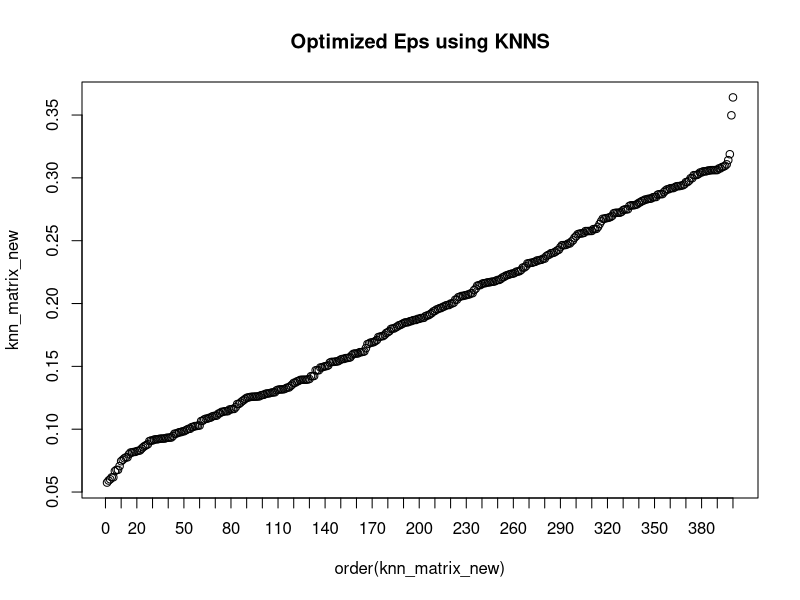

Write the R code that produced this figure. (Note: this script raises an error after producing the figure.)
#####################################################
######## Simulated Dataset 2: Spiral Data ###########
#####################################################

library(mlbench)
library(dbscan)
library(kernlab)
library(matrixStats)

set.seed(120)
spiralData <- mlbench.spirals(n = 400, cycles = 2.5, sd = 0.025)

# Finding optimal eps value for dbscan
knn_matrix <- kNN(spiralData$x,4)
knn_matrix_new <- sort(knn_matrix$dist[,4])
plot(order(knn_matrix_new),knn_matrix_new,main="Optimized Eps using KNNS", xaxt = 'n')
axis(1, at = seq(0, 400, by = 10))

# There is no obvious elbow point but we can approximate our optimal eps = 0.22
knn_matrix_new[255]

# We are calculating the run time of each algorithm on spiral data.
start_time_spec <- Sys.time()
spec_spirals <- specc(spiralData$x, centers = 2)
end_time_spec <- Sys.time()

start_time_kmeans <- Sys.time()
kmean_spirals <- kmeans(spiralData$x, centers = 2, nstart = 50)
end_time_kmeans <- Sys.time()

start_time_dbscan <- Sys.time()
dbscan_spirals <- dbscan::dbscan(spiralData$x, eps = 0.22, minPts = 4)
end_time_dbscan <- Sys.time()

# Creating a table with run time results
spiral_timed_matrix <- matrix(0,1,3)
spiral_timed_matrix[1,1] <- round(end_time_spec - start_time_spec, digits = 4)
spiral_timed_matrix[1,2] <- round(end_time_kmeans - start_time_kmeans, digits = 4)
spiral_timed_matrix[1,3] <- round(end_time_dbscan - start_time_dbscan, digits = 4)
colnames(spiral_timed_matrix) <- c("Spectral", "K-means", "DBSCAN")


# We can repeat the simulation 20 times to find the means and standard deviations
# of the three indices.

ARI_matrix <- matrix(0,20,3)
JAC_matrix <- matrix(0,20,3)
FM_matrix <- matrix(0,20,3)

colnames(ARI_matrix) <- c("spectral", "kmeans", "dbscan")
colnames(JAC_matrix) <- c("spectral", "kmeans", "dbscan")
colnames(FM_matrix) <- c("spectral", "kmeans", "dbscan")

set.seed(120)
for(i in 1:20)
{
  spiralData <- mlbench.spirals(n = 400, cycles = 2.5, sd = 0.025)
  spec_spirals <- specc(spiralData$x, centers = 2)
  kmean_spirals <- kmeans(spiralData$x, centers = 2, nstart = 50)
  dbscan_spirals <- dbscan::dbscan(spiralData$x, eps = 0.22, minPts = 4)
  
  ARI_matrix[i,1] <- ARI(spiralData$classes, spec_spirals)
  ARI_matrix[i,2] <- ARI(spiralData$classes, kmean_spirals$cluster)
  ARI_matrix[i,3] <- ARI(spiralData$classes, dbscan_spirals$cluster)
  
  JAC_matrix[i,1] <- extCriteria(as.integer(spiralData$classes), as.integer(spec_spirals), "Jaccard")$jaccard
  JAC_matrix[i,2] <- extCriteria(as.integer(spiralData$classes), kmean_spirals$cluster, "Jaccard")$jaccard
  JAC_matrix[i,3] <- extCriteria(as.integer(spiralData$classes), dbscan_spirals$cluster, "Jaccard")$jaccard
  
  FM_matrix[i,1] <- extCriteria(as.integer(spiralData$classes), as.integer(spec_spirals), "Folkes")$folkes_mallows
  FM_matrix[i,2] <- extCriteria(as.integer(spiralData$classes), kmean_spirals$cluster, "Folkes")$folkes_mallows
  FM_matrix[i,3] <- extCriteria(as.integer(spiralData$classes), dbscan_spirals$cluster, "Folkes")$folkes_mallows
  
  print(i)
}

spiral_results <- round(rbind(colMeans(ARI_matrix), colSds(ARI_matrix),
                              colMeans(JAC_matrix),colSds(JAC_matrix),
                              colMeans(FM_matrix),colSds(FM_matrix)), 4)

rownames(spiral_results) <- c('ARI Mean', 'ARI Std Dev', 
                              'JAC Mean', 'JAC Std Dev', 
                              'FM Mean', 'FM Std Dev')

# This is the final table with the mean and std deviations of each index for all 
# three clustering algorithms.
spiral_results
